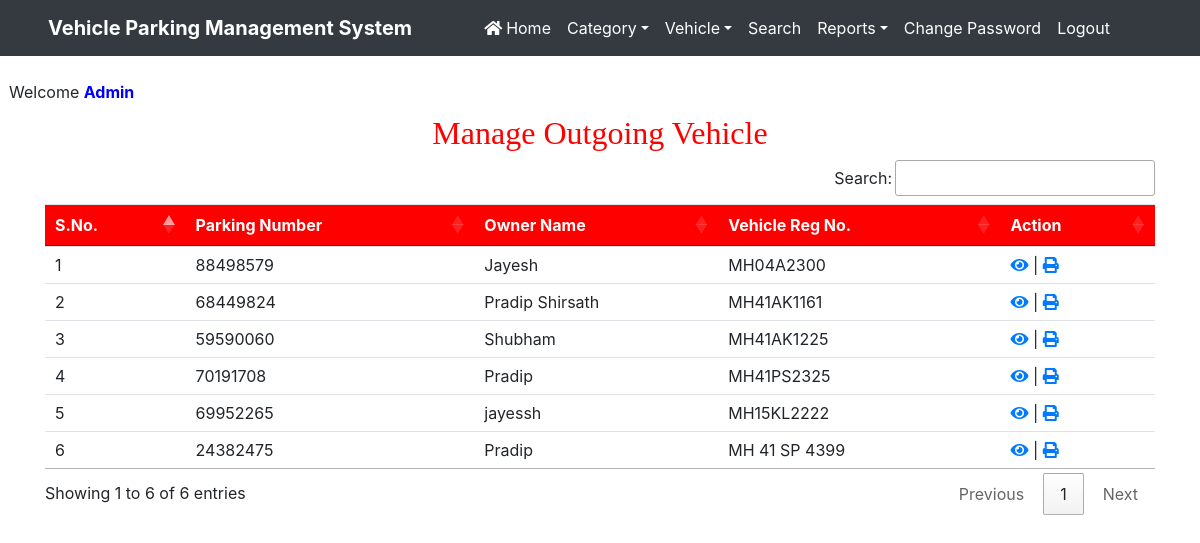
Page /manage_outgoingvehicle (signed in) on the committed database.
### vehicle/models.py (models this page shows, shortened)
class Vehicle(models.Model):
    parkingnumber = models.CharField(max_length=20)
    category = models.ForeignKey(Category, on_delete=models.CASCADE)
    vehiclecompany = models.CharField(max_length=50)
    regno = models.CharField(max_length=10)
    ownername = models.CharField(max_length=50)
    ownercontact = models.CharField(max_length=15)
    pdate = models.DateField()
    intime = models.CharField(max_length=50)
    outtime = models.CharField(max_length=50)
    parkingcharge = models.CharField(max_length=50)
    remark = models.CharField(max_length=500)
    status = models.CharField(max_length=20)

### vehicle/views.py (the view)
# urls.py: path('manage_outgoingvehicle',manage_outgoingvehicle,name='manage_outgoingvehicle'),
def manage_outgoingvehicle(request):
    if not request.user.is_authenticated:
        return redirect('admin_login')
    vehicle = Vehicle.objects.filter(status="Out")
    d = {'vehicle': vehicle}
    return render(request, 'manage_outgoingvehicle.html', d)

### vehicle/templates/manage_outgoingvehicle.html (shortened to what this page needs)
{% load static %}
<html>
<head>
{% include 'headeradmin.html' %}
  <link rel = stylesheet href="https://cdn.datatables.net/1.10.20/css/jquery.dataTables.min.css">
<link rel = stylesheet href="https://cdn.datatables.net/buttons/1.6.1/css/buttons.dataTables.min.css">
</head>
<body>
{% include 'nav2admin.html' %}
<br> &nbsp;&nbsp;Welcome <b style = 'text-transform : capitalize ; color : blue'>{{request.user.username}}</b>
<div class="container" style = "margin-top:10px">
<h2 class="text-center" style = "font-family : Monotype Corsiva ; color : red">Manage Outgoing Vehicle </h2>
<table class='table table-hover' id = example>
<thead style = 'background-color : red ; color : white'>
<tr>
<th>S.No.</th>
<th>Parking Number</th>
<th>Owner Name</th>
    <th>Vehicle Reg No.</th>
    <th>Action</th>
</tr>
</thead>
<tbody>
  {% for i in vehicle %}
<tr>
                  <td>{{forloop.counter}}</td>
                  <td>{{i.parkingnumber}}</td>
                  <td>{{i.ownername}}</td>
                <td>{{i.regno}}</td>
                  <td>
                      <a href="{% url 'view_outgoingdetail' i.id %}" ><i class="fa fa-eye fa-1x"></i></a>
                   | <a href="{% url 'print' i.id %}" ><i class="fa fa-print fa-1x"></i></a>
                  </td>
</tr>
{% endfor %}
</tbody>
</table>
</div>
</body>
</html>

### vehicle/templates/headeradmin.html (shortened to what this page needs)
{% load static %}
<head>
  <link rel="stylesheet" href="https://maxcdn.bootstrapcdn.com/bootstrap/4.4.1/css/bootstrap.min.css">
  <link rel="stylesheet" href="https://use.fontawesome.com/releases/v5.7.0/css/all.css">
  <link rel="stylesheet" type="text/css" href="{% static 'admin/css/mystyle.css' %}">
</head>

### vehicle/templates/nav2admin.html (shortened to what this page needs)
<nav class="navbar navbar-expand-sm navbar-dark bg-dark pl-5">
<a class="navbar-brand">
Vehicle Parking Management System
</a>
<div class="collapse navbar-collapse" id="abc" >
<ul class="navbar-nav pl-5">
<li class = "nav-item">
<a href = "{% url 'admin_home' %}" class="nav-link" style = "color : white"><i class="fas fa-home">&nbsp;</i>Home</a>
</li>
<li class="nav-item dropdown">
	  <a  href="#" class="nav-link dropdown-toggle" style="color:white;"  data-toggle="dropdown">Category</a>
	 </li>
<li class="nav-item dropdown">
	  <a  href="#" class="nav-link dropdown-toggle" style="color:white;"  data-toggle="dropdown">Vehicle</a>
	 </li>
<li class = "nav-item">
<a href = "{% url 'search' %}" class="nav-link" style = "color : white">Search</a>
</li>
<li class="nav-item dropdown">
	  <a  href="#" class="nav-link dropdown-toggle" style="color:white;"  data-toggle="dropdown">Reports</a>
	 </li>
	<li class = "nav-item">
<a href = "{% url 'change_password' %}" class="nav-link" style = "color : white">Change Password</a>
</li>
<li class = "nav-item">
<a href = "{% url 'logout' %}" class="nav-link" style = "color : white">Logout</a>
</li>
</ul>
</div>
</nav>

### vehicle/static/css/mystyle.css (style rules this page uses)
html { scroll-behavior:smooth; }
.navbar-brand { font-weight: bold; }

### rows in the picture
Vehicle: parkingnumber "88498579", ownername "Jayesh", regno "MH04A2300"
Vehicle: parkingnumber "68449824", ownername "Pradip Shirsath", regno "MH41AK1161"
Vehicle: parkingnumber "59590060", ownername "Shubham", regno "MH41AK1225"
Vehicle: parkingnumber "70191708", ownername "Pradip", regno "MH41PS2325"
Vehicle: parkingnumber "69952265", ownername "jayessh", regno "MH15KL2222"
Vehicle: parkingnumber "24382475", ownername "Pradip", regno "MH 41 SP 4399"

### other values in the picture
{{ request.user.username }} "Admin"
